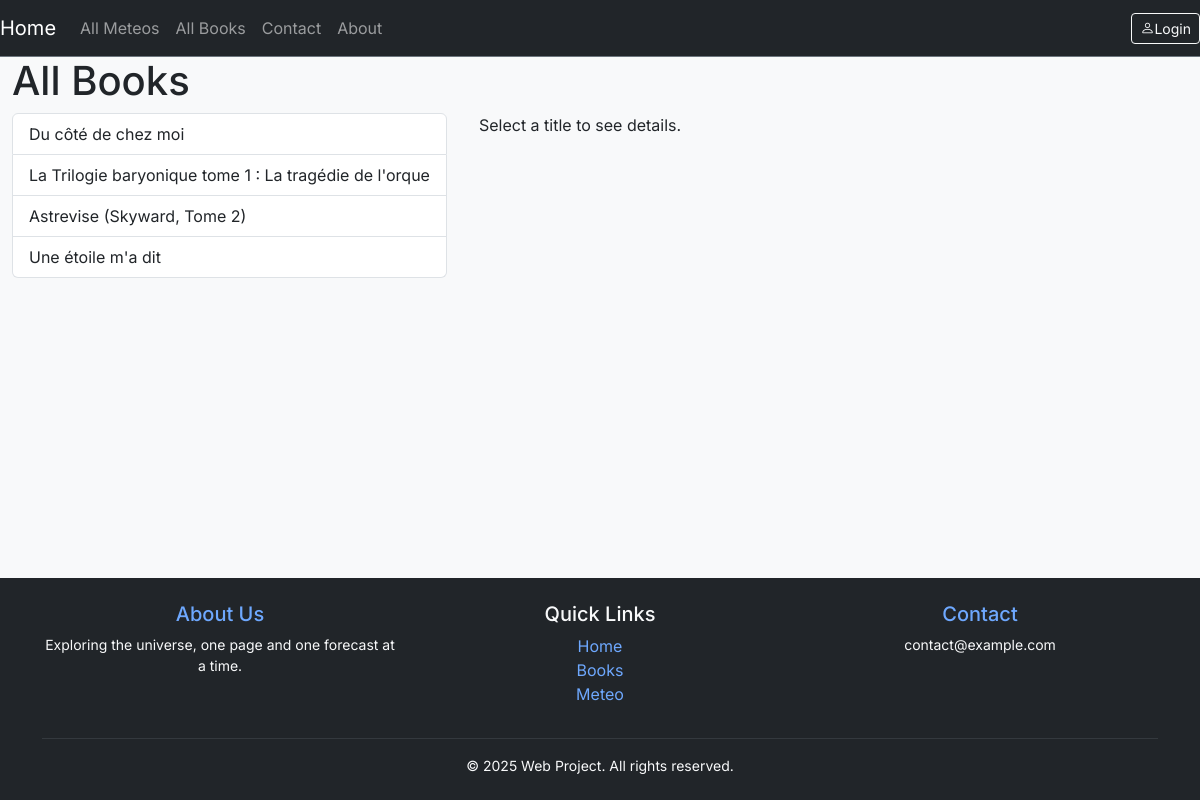
The page /book/ on the database as committed earlier.
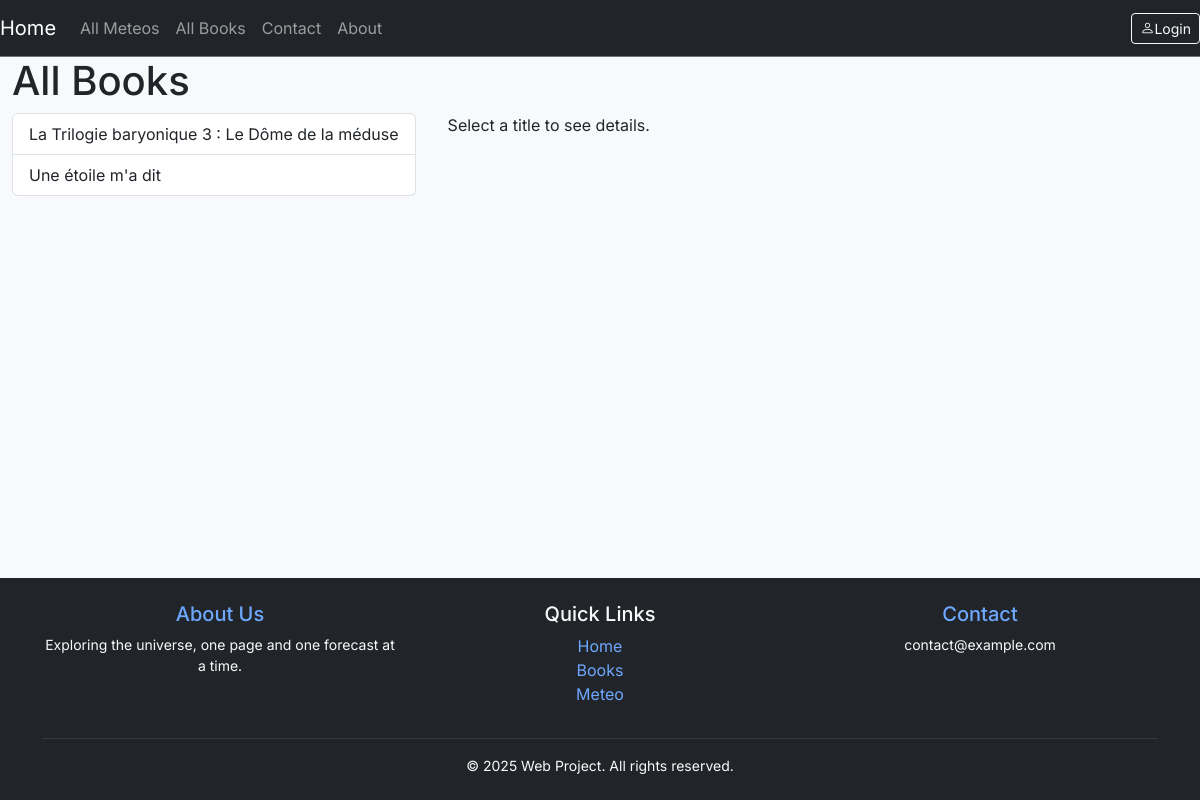
The same page on the database as committed later.
### book/models.py (models this page shows, shortened)
class BookItem(models.Model):
    user = models.ForeignKey(User, default=1, null=True, on_delete=models.SET_NULL,related_name='book')
    author = models.ForeignKey(Author, null=True, blank=True, on_delete=models.SET_NULL, related_name='books')
    image = models.ImageField(upload_to="image/", blank=True, null=True,)
    title = models.CharField(max_length=144)
    slug = models.SlugField(unique=True)
    content = models.TextField(null=True, blank=True)
    publish_date = models.SmallIntegerField(null=True, blank=True, help_text="Year of publication")
    timestamp = models.DateTimeField(auto_now_add=True)
    updated = models.DateTimeField(auto_now=True)
    objects=BookManager()
    class Meta:
        ordering=['-publish_date', '-updated', '-timestamp']
    def get_absolute_url(self):
        return f"/book/{self.slug}"

### book/views.py (the view)
# urls.py: path('book/', views.list, name='list'),
def list(request):
    queryset=BookItem.objects.all()
    template='book/list.html'
    context ={"title":'All Books', "object_list": queryset}
    return render(request,template, context)

### book/models.py (called while the page is built)
    def get_queryset(self):
        return BookQuerySet(self.model, using=self._db)

    def __str__(self):
        return self.name

### book/templates/book/list.html (shortened to what this page needs)
{% extends "base.html" %}
{% block content %}
<H1>{{title}}</H1>
<div style="display: flex; gap: 2rem;">
  <div style="min-width: 400px;">
    <ul class="list-group">
      {% for item in object_list %}
        <li class="list-group-item book-title" data-book-id="{{ item.id }}" style="cursor:pointer;">
          {{ item.title }}
        </li>
      {% endfor %}
    </ul>
  </div>
  <div id="book-detail" style="flex:1;">
    <p>Select a title to see details.</p>
  </div>
</div>
{% endblock %}

### templates/base.html (shortened to what this page needs)
<!doctype html>
<html lang="en">
<head>
    <link href="https://cdn.jsdelivr.net/npm/bootstrap@5.3.2/dist/css/bootstrap.min.css" rel="stylesheet"
>
    <link rel="stylesheet" href="https://cdn.jsdelivr.net/npm/bootstrap-icons@1.11.3/font/bootstrap-icons.min.css">
</head>
<body>
    {% include 'navbar.html' %}
    <div class="container-fluid">
        {% block content %}{% endblock %}
    </div>
    <footer class="bg-dark text-light py-4 mt-5">
        <div class="container text-center">
            <div class="row">
                <div class="col-md-4 mb-3 mb-md-0">
                    <h5><a href="/about" class="footer-link">About Us</a></h5>
                    <p class="small">Exploring the universe, one page and one forecast at a time.</p>
                </div>
                <div class="col-md-4 mb-3 mb-md-0">
                    <h5>Quick Links</h5>
                    <ul class="list-unstyled">
                        <li><a href="/" class="footer-link">Home</a></li>
                        <li><a href="/book" class="footer-link">Books</a></li>
                        <li><a href="/hmeteo" class="footer-link">Meteo</a></li>
                    </ul>
                </div>
                <div class="col-md-4">
                    <h5><a href="/contact" class="footer-link">Contact</a></h5>
                    <p class="small">contact@example.com</p>
                </div>
            </div>
            <hr class="border-secondary">
            <p class="mb-0 small">&copy; 2025 Web Project. All rights reserved.</p>
        </div>
    </footer>
</body>
</html>

### templates/navbar.html (shortened to what this page needs)
<nav class="navbar navbar-expand-lg sticky-top navbar-dark bg-dark border-bottom border-secondary">
  <a class="navbar-brand" href="/">Home</a>
  <div class="collapse navbar-collapse" id="navbarSupportedContent">
    <ul class="navbar-nav me-auto">
      <li class="nav-item">
        <a class="nav-link" href="/hmeteo">All Meteos</a>
      </li>
      <li class="nav-item">
        <a class="nav-link" href="/book">All Books</a>
      </li>
      <li class="nav-item">
      <li class="nav-item">
        <a class="nav-link" href='/contact'>Contact</a>
      </li>
      <li class="nav-item">
        <a class="nav-link" href='/about'>About</a>
      </li>
    </ul>
    <div class="d-flex align-items-center ms-auto gap-2">
      {% if user.is_authenticated %}
      <form class="d-flex" action="/search/">
        <button class="btn btn-outline-success btn-sm" type="submit">Search</button>
      </form>
      <a class="nav-link text-white me-2" href="{% url 'userprofile' %}"><i class="bi bi-person"></i>{{ user.username }}</a>
      <form method="post" action="{% url 'logout' %}">
        {% csrf_token %}
        <button type="submit" class="btn btn-outline-light btn-sm">Logout</button>
      </form>
      {% else %}
      <a class="btn btn-outline-light btn-sm" href="{% url 'login' %}"><i class="bi bi-person"></i>Login</a>
      {% endif %}
    </div>
  </div>
</nav>

### templates/base.html (style rules this page uses)
body { font-family: 'Inter', sans-serif; display: flex; flex-direction: column; min-height: 100vh; background-color: #f8f9fa; }
.container-fluid { flex: 1; }
footer { margin-top: auto; }
.footer-link { color: #6ea8fe; text-decoration: none; transition: all 0.2s ease-in-out; }

Rows that differ between the two databases and show on the page:
removed BookItem: title "Du côté de chez moi"
removed BookItem: title "La Trilogie baryonique tome 1 : La tragédie de l'orque"
removed BookItem: title "Astrevise (Skyward, Tome 2)"
added BookItem: title "La Trilogie baryonique 3 : Le Dôme de la méduse"
